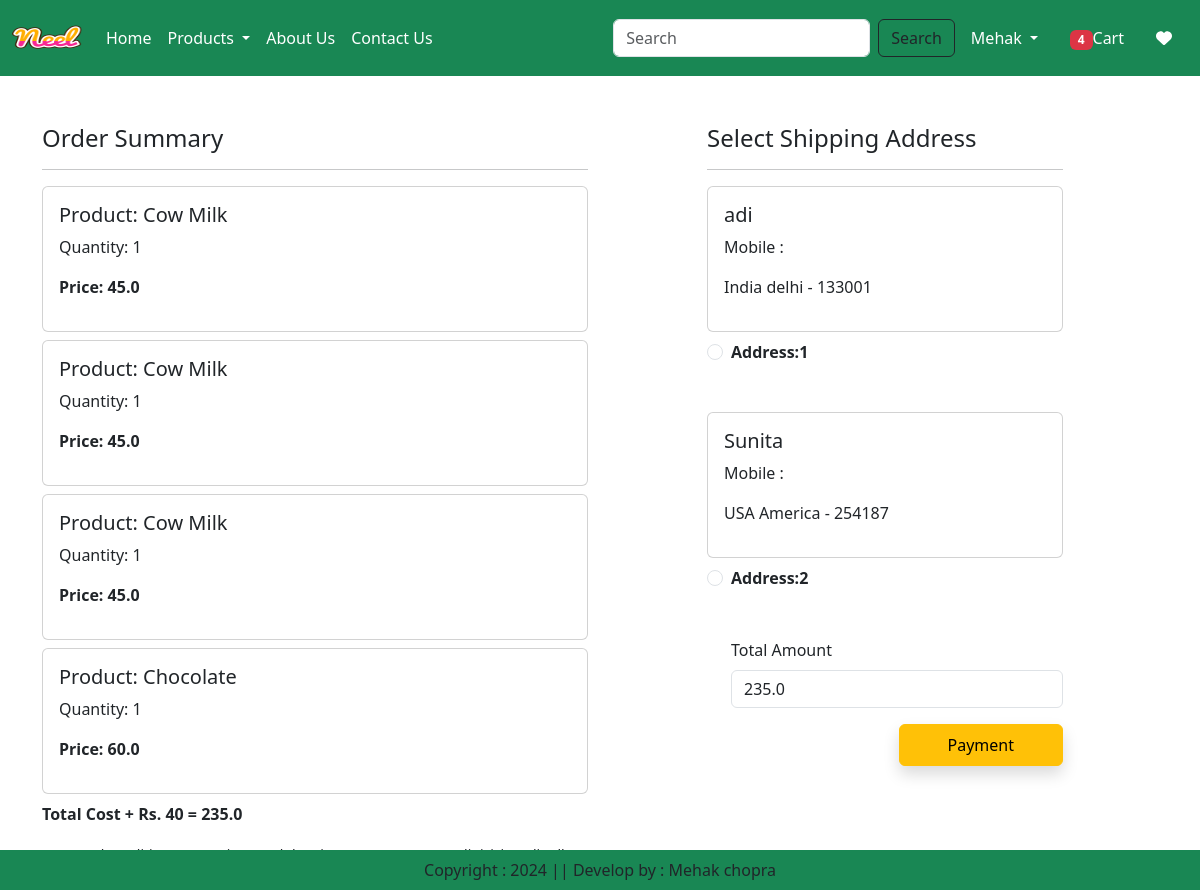
Before: /checkout/ (signed in) with the older database file.
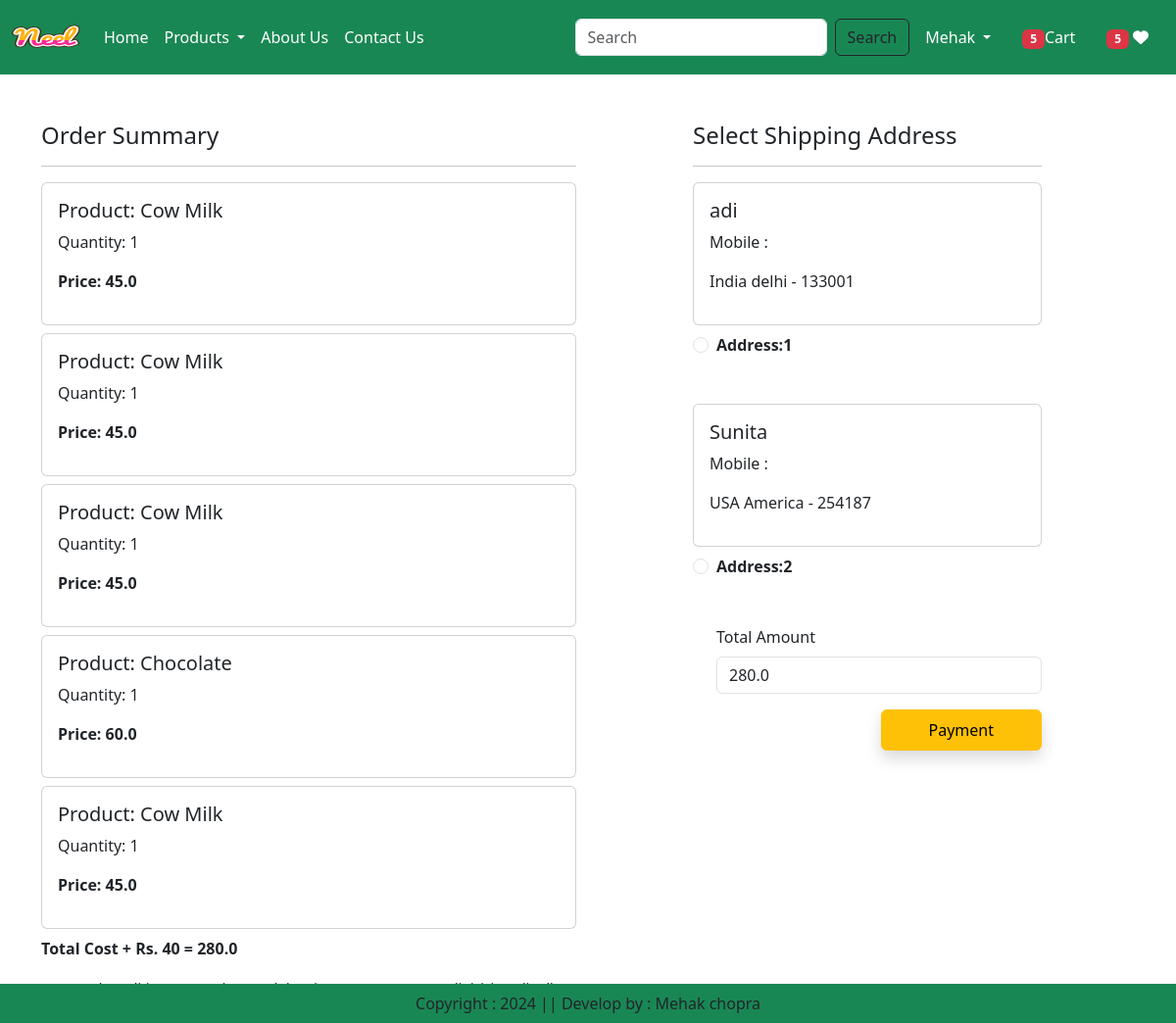
After: the same page with the newer database file.
### app/models.py (models this page shows, shortened)
class Cart(models.Model):
    user = models.ForeignKey(User,on_delete=models.CASCADE)
    product = models.ForeignKey(Product,on_delete=models.CASCADE)
    quantity = models.PositiveIntegerField(default=1)

class Product(models.Model):
    title = models.CharField(max_length=100)
    selling_price = models.FloatField()
    discounted_price = models.FloatField()
    description = models.TextField()
    composition = models.TextField(default=' ')
    prodapp = models.TextField(default=' ')
    category = models.CharField(choices=CATEGORY_CHOICES, max_length=2)
    product_image = models.ImageField(upload_to='product')

class Customer(models.Model):
     user=        models.ForeignKey(User,on_delete=models.CASCADE)
     name=        models.CharField(max_length=500)
     locality=    models.CharField(max_length=500)
     city=        models.CharField(max_length=100)
     mobile=      models.IntegerField(default=0)
     zipcode=     models.IntegerField()
     state=       models.CharField(choices=STATE_CHOICES,max_length = 100)

### app/views.py (the view)
# urls.py: path('checkout/', views.checkout.as_view(), name='checkout'),
@method_decorator(login_required,name='dispatch')
class checkout(View):
    def get(self,request):
         totalitem = 0
         wishitem = 0
         if request.user.is_authenticated:
            totalitem = len(Cart.objects.filter(user=request.user))
            wishitem = len(Wishlist.objects.filter(user=request.user))
         user=request.user
         add=Customer.objects.filter(user=user)
         cart_items=Cart.objects.filter(user=user)
         famount = 0
         for p in cart_items:
            value = p.quantity * p.product.discounted_price
            famount = famount + value
         totalamount = famount + 40
         return render(request, 'app/checkout.html', locals())

### app/templates/app/checkout.html (shortened to what this page needs)
{% extends 'app/base.html' %}
{% load static %}
{% block main-content  %}
<div class="container">
    <div class="row mt-5">
        <div class="col-sm-6">
            <h4>Order Summary</h4>
            <hr>
            {% for item in cart_items %}
               <div class="card mb-2">
                <div class="card-body">
                    <h5>Product: {{item.product.title}}</h5>
                    <p>Quantity: {{item.quantity}}</p>
                    <p class="fw-bold">Price: {{item.product.discounted_price}}</p>
                </div>
               </div>
            {%  endfor %}
             <p class="fw-bold">Total Cost + Rs. 40 = {{totalamount}}</p>
             <small>Term and condition : Lorem ipsum, dolor sit amet consectetur adipisicing elit. Illum adipisci cumque quis, dolorum repellendus aliquid dolores unde vel explicabo eius. </small>
        </div>
        <div class="col-sm-4 offset-sm-1">
            <h4>Select Shipping Address</h4>
            <hr>
            <form method="post" id="myform">
                {% for ad in add %}
              <div class = "card">
                <div class="card-body">
                    <h5>{{ad.name}}</h5>
                    <p>Mobile : {{ad.mpbile}}</p>
                    <p>{{ad.locality}} {{ad.city}} - {{ad.zipcode}}</p>
                </div>
             </div>
                <div class="form-check mt-2 mb-5">
                    <input class = "form-check-input" type="radio" name="custid{{forloop.counter}}" value="{{ad.id}}">
                    <label class="form-check-label fw-bold" for="custadd{{forloop.counter}}" >Address:{{forloop.counter}}</label>
                </div>
              {% endfor %}
              <div class="form-check mb-3">
                <label for="totalamount" class="form-label">Total Amount</label>
                <input type="number" class="form-control" name="totalamount" value="{{totalamount}}" readonly>
              </div>
              <div class="text-end">
                <a href="{% url 'orders' %}" class="btn btn-warning shadow px-5 py-2 ms-4">Payment</a>
              </div>
            </form>
        </div>
    </div>
</div>
{% endblock main-content %}

Changed rows visible on the page:
added Cart: product "Cow Milk", quantity "1", product.discounted_price "45.0"
Other visible differences:
{{ totalitem }}: "4" → "5"
{{ wishitem }}: (not shown) → "5"
{{ totalamount }}: "235.0" → "280.0"
form field totalamount: "235.0" → "280.0"
